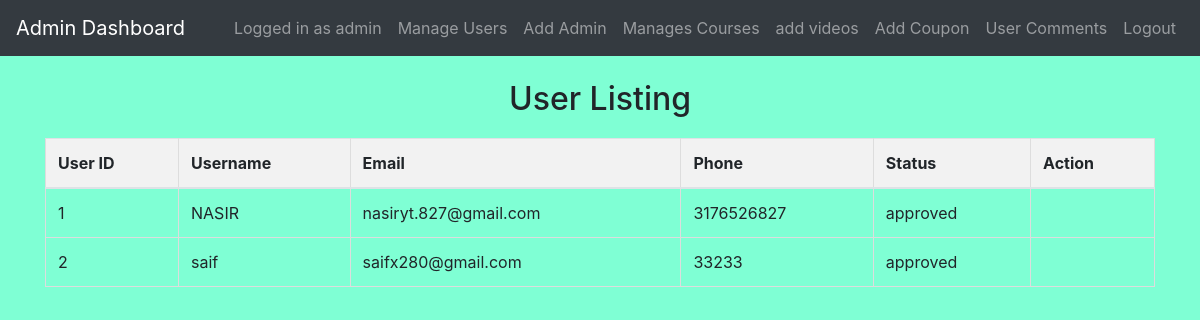
Page /admin/manage_users.php (signed in) on the committed database.
### tables this page shows
CREATE TABLE `users` (
  `id` int(11) NOT NULL,
  `username` varchar(50) NOT NULL,
  `password` varchar(255) NOT NULL,
  `email` varchar(100) NOT NULL,
  `phone` varchar(20) NOT NULL,
  `status` varchar(10) NOT NULL DEFAULT 'pending',
  `Balance` decimal(10,2) NOT NULL DEFAULT 10000.00
);

### admin/manage_users.php (the view, shortened to what this page needs)
<?php
include('config.php');
function fetchAllUsers($conn) {
    $users_query = "SELECT * FROM users";
    $result = mysqli_query($conn, $users_query);
    $users = mysqli_fetch_all($result, MYSQLI_ASSOC);
    return $users;
}
?>
<!DOCTYPE html>
<html>
<head>
    <link rel="stylesheet" href="https://stackpath.bootstrapcdn.com/bootstrap/4.3.1/css/bootstrap.min.css">
</head>
<body>
<?php include('admin_navbar.php'); ?>
    <div class="container">
        <h2 class="text-center mt-4">User Listing</h2>
        <table class="table">
            <thead>
                <tr>
                    <th>User ID</th>
                    <th>Username</th>
                    <th>Email</th>
                    <th>Phone</th>
                    <th>Status</th>
                    <th>Action</th>
                </tr>
            </thead>
            <tbody>
                <?php
                $users = fetchAllUsers($conn);
                foreach ($users as $user) {
                    echo "<tr>";
                    echo "<td>" . $user['id'] . "</td>";
                    echo "<td>" . $user['username'] . "</td>";
                    echo "<td>" . $user['email'] . "</td>";
                    echo "<td>" . $user['phone'] . "</td>";
                    echo "<td>" . $user['status'] . "</td>";
                    echo "<td>";
                    echo "</td>";
                    echo "</tr>";
                }
                ?>
            </tbody>
        </table>
    </div>
</body>
</html>

### admin/manage_users.php (style rules this page uses)
body { background-color: aquamarine; }
h2 { margin-bottom: 20px; }
table { width: 100%; border-collapse: collapse; margin-top: 20px; }
th, td { border: 1px solid #ddd; padding: 8px; text-align: left; }
th { background-color: #f2f2f2; }

### rows in the picture
users: id "1", username "NASIR", email "nasiryt.827@gmail.com", phone "3176526827", status "approved"
users: id "2", username "saif", email "saifx280@gmail.com", phone "33233", status "approved"

### other values in the picture
$_SESSION["username"] "admin"
